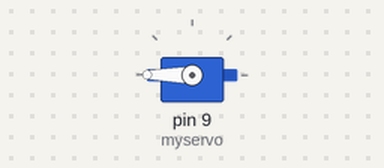
Simulated run of this sketch. Board: Arduino Uno, built with avr-gcc and run on an emulated ATmega328P. Shown: servo.

Above: at 0.05 s.
Timing chart, 0 to 3.0 s (numbered marks = the images above):
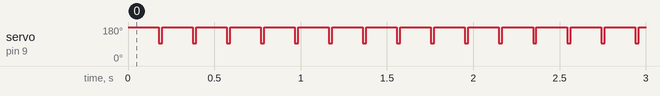

Measured:
- by itself, servo on pin 9 (myservo): alternates 180° for 0.18 s and 93° for 0.02 s

The sketch:

servo.ino
```cpp
#include<Servo.h>
Servo myservo;
void stopSignal(){
myservo.writeMicroseconds(1500);
delay(20);
}
void rotateSignalCW(int time){
myservo.writeMicroseconds(500);
delay(time);
}
void rotateSignalCCW(int time){
myservo.writeMicroseconds(2500);
delay(time);
}
void setup(){
myservo.attach(9);
}
void loop()
{
rotateSignalCCW(177);
stopSignal();
}
```
